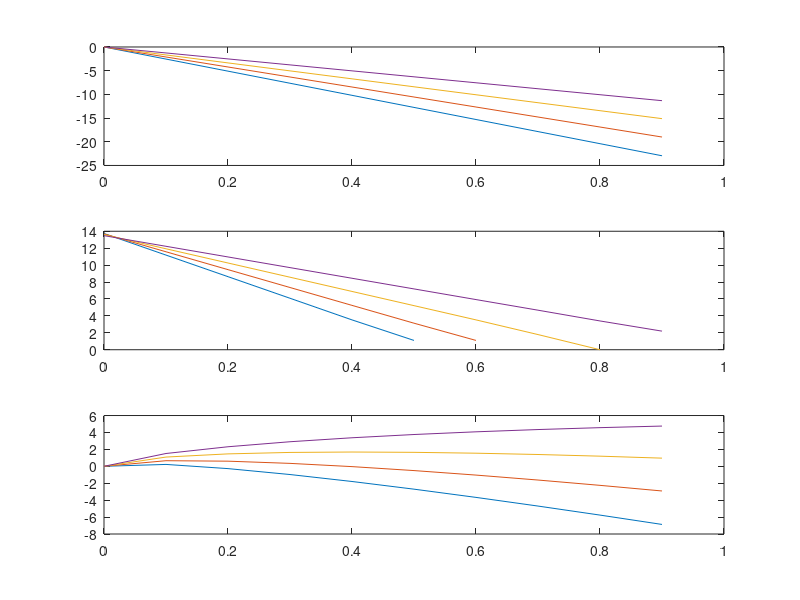

Write MATLAB code to recreate this figure.
# see t1 through t4 for rarities of minerals based on the location
# t1 = location 1, etc
# t1[0] = resource 1, etc.

# sample at 10 points for 10 resources
x = 0 : 0.1 : 0.9;
x2 = 0 : 1 : 9;
x3 = 0 : 1 : 19;
ri = 1 : 1 : 4;

base = 1e6;

figure(1)


# multiply x by some parmeter to determine the rarity slope
f = 10;
d = 3;
rolloff = 1.1;
r = [
  exppdf(x * (f + 3 * d)^rolloff, 1); 
  exppdf(x * (f + 2 * d)^rolloff, 1); 
  exppdf(x * (f + 1 * d)^rolloff, 1);
  exppdf(x * (f + 0 * d)^rolloff, 1);
];

# calculate the totals and normalize around the base number

t = [
  round(r(1, :) ./ sum(r(1, :)) * base);
  round(r(2, :) ./ sum(r(2, :)) * base);
  round(r(3, :) ./ sum(r(3, :)) * base);
  round(r(4, :) ./ sum(r(4, :)) * base);
];

# the higher this is the easier the game is (quite sensitive)
# as the value of each item is changed
game_difficulty = 2.5

# increase this to make the late game not as busted, while keeping the early game
# more fun
late_game_rolloff = 0.8

m = f + game_difficulty * d;
v = round(1 ./ exppdf(x .^late_game_rolloff * m , 1))

# q is the relative value for the rarity
# monitor Q on a log plot to determine late game balance to some degree
q = [
  r(1, :) .* v;
  r(2, :) .* v;
  r(3, :) .* v;
  r(4, :) .* v;
];

px = 0 : 1 : 7;
up_pick = round(2 .^ px);
up_pick_cost = round(200 * 2.5 .^ (px-1).^1.2);

up_drill = round(16 * (2 .^ x2));
up_drill_cost = round(50000  * (2.5 .^ x2));

up_drill_idle = round(500 - 50 * x2);
up_drill_idle_cost = round(60000  * (1.8 .^ (x2-1)));

up_calc = round(256 ./ (1.75 .^ x2));
up_calc_cost = round(50 + 50 * (2.75 .^ x2));

up_conv = round((1.8 .^ x3));
up_conv_cost = round(50 + 150 * (2.25 .^ (x3-1)));

up_cgo = round(25 * (1.9 .^ x3));
up_cgo_cost = round(25 + 25 * (2.25 .^ (x3-1)));

up_brain = round(1100 - 100 * x2);
up_brain_cost = round(200 + 300 * 1.9 .^ x2 );

up_dump = round(50 * (1.8 .^ x2));
up_dump_cost = round(1000 * 3.2 .^ x2 );

up_acc = round(16 * (1.7 .^ x2));
up_acc_cost = round(2000 * 2.8 .^ x2);

up_manager = round(5500 - 500 * x2);
up_manager_cost = round(5000 * 2.2 .^ x2);

move_up = ri .^6 * 50000;

csvwrite('drill_idle_upgrades.csv', [up_drill_idle_cost; up_drill_idle])
csvwrite('manager_upgrades.csv', [up_manager_cost; up_manager])
csvwrite('accountant_upgrades.csv', [up_acc_cost; up_acc])
csvwrite('dumper_upgrades.csv', [up_dump_cost; up_dump])
csvwrite('brain_upgrades.csv', [up_brain_cost; up_brain])
csvwrite('cargo_upgrades.csv', [up_cgo_cost; up_cgo])
csvwrite('conveyor_belt_upgrades.csv', [up_conv_cost; up_conv])
csvwrite('calc_upgrades.csv', [up_calc_cost; up_calc])
csvwrite('drill_upgrades.csv', [up_drill_cost; up_drill])
csvwrite('pick_upgrades.csv', [up_pick_cost; up_pick])
csvwrite('move_upgrades.csv', move_up)
csvwrite('rarities.csv', t)
csvwrite('values.csv', v)


subplot(3, 1, 1)
plot(x, log(r))

subplot(3, 1, 2)
plot(x, log(t))

subplot(3, 1, 3)
plot(x, log(q))




















